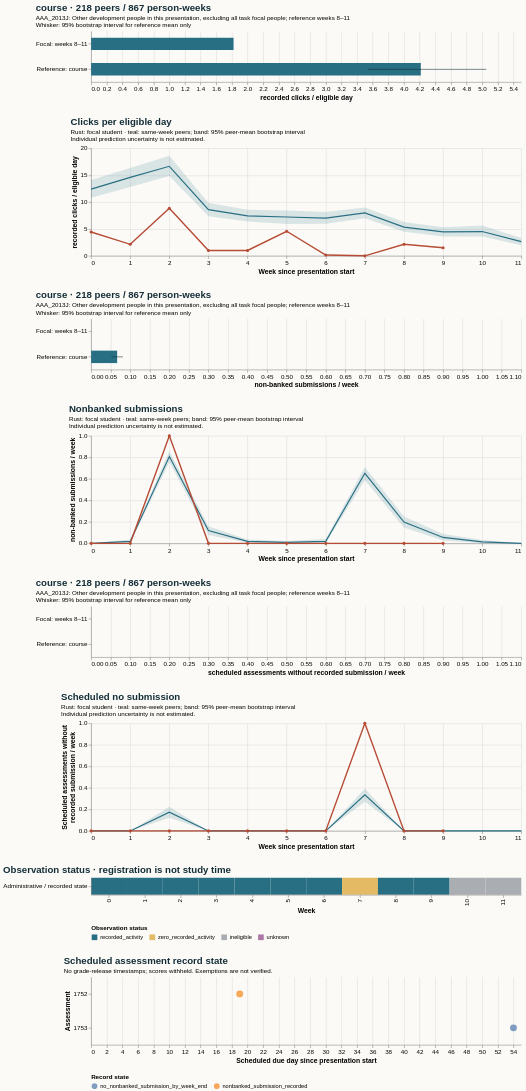

Describe this chart as a Vega-Lite specification.
### Vega-Lite specification from a JSON file in a GitHub repository (floating-point values rounded to 4 significant figures)
{"$schema": "https://vega.github.io/schema/vega-lite/v5.20.1.json", "config": {"axis": {"labelFontSize": 11, "titleFontSize": 12}, "background": "#fbfaf7", "font": "sans-serif", "title": {"anchor": "start", "color": "#142e38", "fontSize": 17, "subtitleFontSize": 11}, "view": {"continuousHeight": 300, "continuousWidth": 300, "stroke": null}}, "datasets": {"data-0161b79895f3c55d1539ab7d55862fba": [{"end_day": 6, "focal_value": 4.429, "peer_ci_high": 14.11, "peer_ci_low": 10.8, "peer_mean": 12.4, "peer_observations": 221, "peer_people": 221, "reference": "course", "unit": "recorded clicks / eligible day", "week": 0}, {"end_day": 13, "focal_value": 2.143, "peer_ci_high": 16.34, "peer_ci_low": 12.81, "peer_mean": 14.6, "peer_observations": 221, "peer_people": 221, "reference": "course", "unit": "recorded clicks / eligible day", "week": 1}, {"end_day": 20, "focal_value": 8.857, "peer_ci_high": 18.61, "peer_ci_low": 14.84, "peer_mean": 16.65, "peer_observations": 219, "peer_people": 219, "reference": "course", "unit": "recorded clicks / eligible day", "week": 2}, {"end_day": 27, "focal_value": 1.0, "peer_ci_high": 9.806, "peer_ci_low": 7.35, "peer_mean": 8.588, "peer_observations": 219, "peer_people": 219, "reference": "course", "unit": "recorded clicks / eligible day", "week": 3}, {"end_day": 34, "focal_value": 1.0, "peer_ci_high": 8.578, "peer_ci_low": 6.372, "peer_mean": 7.428, "peer_observations": 219, "peer_people": 219, "reference": "course", "unit": "recorded clicks / eligible day", "week": 4}, {"end_day": 41, "focal_value": 4.571, "peer_ci_high": 8.417, "peer_ci_low": 5.925, "peer_mean": 7.212, "peer_observations": 218, "peer_people": 218, "reference": "course", "unit": "recorded clicks / eligible day", "week": 5}, {"end_day": 48, "focal_value": 0.1429, "peer_ci_high": 8.14, "peer_ci_low": 5.981, "peer_mean": 7.002, "peer_observations": 218, "peer_people": 218, "reference": "course", "unit": "recorded clicks / eligible day", "week": 6}, {"end_day": 55, "focal_value": 0.0, "peer_ci_high": 8.994, "peer_ci_low": 6.971, "peer_mean": 7.978, "peer_observations": 218, "peer_people": 218, "reference": "course", "unit": "recorded clicks / eligible day", "week": 7}, {"end_day": 62, "focal_value": 2.143, "peer_ci_high": 6.298, "peer_ci_low": 4.468, "peer_mean": 5.34, "peer_observations": 218, "peer_people": 218, "reference": "course", "unit": "recorded clicks / eligible day", "week": 8}, {"end_day": 69, "focal_value": 1.5, "peer_ci_high": 5.334, "peer_ci_low": 3.608, "peer_mean": 4.446, "peer_observations": 217, "peer_people": 217, "reference": "course", "unit": "recorded clicks / eligible day", "week": 9}, {"end_day": 76, "focal_value": null, "peer_ci_high": 5.647, "peer_ci_low": 3.58, "peer_mean": 4.512, "peer_observations": 217, "peer_people": 217, "reference": "course", "unit": "recorded clicks / eligible day", "week": 10}, {"end_day": 83, "focal_value": null, "peer_ci_high": 3.295, "peer_ci_low": 1.986, "peer_mean": 2.639, "peer_observations": 215, "peer_people": 215, "reference": "course", "unit": "recorded clicks / eligible day", "week": 11}], "data-2152d33f5a70c1bb2c5dca03c4603871": [{"as_of_day": 20, "assessment_id": 1752, "course": "AAA_2013J", "due_day": 19, "person_id": 334333, "score_status": "withheld_release_time_unknown", "state": "nonbanked_submission_recorded", "week": 2}, {"as_of_day": 55, "assessment_id": 1753, "course": "AAA_2013J", "due_day": 54, "person_id": 334333, "score_status": "withheld_release_time_unknown", "state": "no_nonbanked_submission_by_week_end", "week": 7}], "data-74f2052e8813f955d51c121e2b1d248d": [{"end_day": 6, "focal_value": 0.0, "peer_ci_high": 0.0, "peer_ci_low": 0.0, "peer_mean": 0.0, "peer_observations": 221, "peer_people": 221, "reference": "course", "unit": "scheduled assessments without recorded submission / week", "week": 0}, {"end_day": 13, "focal_value": 0.0, "peer_ci_high": 0.0, "peer_ci_low": 0.0, "peer_mean": 0.0, "peer_observations": 221, "peer_people": 221, "reference": "course", "unit": "scheduled assessments without recorded submission / week", "week": 1}, {"end_day": 20, "focal_value": 0.0, "peer_ci_high": 0.2237, "peer_ci_low": 0.1233, "peer_mean": 0.1735, "peer_observations": 219, "peer_people": 219, "reference": "course", "unit": "scheduled assessments without recorded submission / week", "week": 2}, {"end_day": 27, "focal_value": 0.0, "peer_ci_high": 0.0, "peer_ci_low": 0.0, "peer_mean": 0.0, "peer_observations": 219, "peer_people": 219, "reference": "course", "unit": "scheduled assessments without recorded submission / week", "week": 3}, {"end_day": 34, "focal_value": 0.0, "peer_ci_high": 0.0, "peer_ci_low": 0.0, "peer_mean": 0.0, "peer_observations": 219, "peer_people": 219, "reference": "course", "unit": "scheduled assessments without recorded submission / week", "week": 4}, {"end_day": 41, "focal_value": 0.0, "peer_ci_high": 0.0, "peer_ci_low": 0.0, "peer_mean": 0.0, "peer_observations": 218, "peer_people": 218, "reference": "course", "unit": "scheduled assessments without recorded submission / week", "week": 5}, {"end_day": 48, "focal_value": 0.0, "peer_ci_high": 0.0, "peer_ci_low": 0.0, "peer_mean": 0.0, "peer_observations": 218, "peer_people": 218, "reference": "course", "unit": "scheduled assessments without recorded submission / week", "week": 6}, {"end_day": 55, "focal_value": 1.0, "peer_ci_high": 0.3945, "peer_ci_low": 0.2706, "peer_mean": 0.3349, "peer_observations": 218, "peer_people": 218, "reference": "course", "unit": "scheduled assessments without recorded submission / week", "week": 7}, {"end_day": 62, "focal_value": 0.0, "peer_ci_high": 0.0, "peer_ci_low": 0.0, "peer_mean": 0.0, "peer_observations": 218, "peer_people": 218, "reference": "course", "unit": "scheduled assessments without recorded submission / week", "week": 8}, {"end_day": 69, "focal_value": 0.0, "peer_ci_high": 0.0, "peer_ci_low": 0.0, "peer_mean": 0.0, "peer_observations": 217, "peer_people": 217, "reference": "course", "unit": "scheduled assessments without recorded submission / week", "week": 9}, {"end_day": 76, "focal_value": null, "peer_ci_high": 0.0, "peer_ci_low": 0.0, "peer_mean": 0.0, "peer_observations": 217, "peer_people": 217, "reference": "course", "unit": "scheduled assessments without recorded submission / week", "week": 10}, {"end_day": 83, "focal_value": null, "peer_ci_high": 0.0, "peer_ci_low": 0.0, "peer_mean": 0.0, "peer_observations": 215, "peer_people": 215, "reference": "course", "unit": "scheduled assessments without recorded submission / week", "week": 11}], "data-770ce5d87c1c8bea199b2664b3a9bcb9": [{"hi": null, "lo": null, "series": "Focal: weeks 8–11", "value": 0.0}, {"hi": 0.0, "lo": 0.0, "series": "Reference: course", "value": 0.0}], "data-baef6699f21648b78d64938a6e0f6288": [{"hi": null, "lo": null, "series": "Focal: weeks 8–11", "value": 1.821}, {"hi": 5.052, "lo": 3.536, "series": "Reference: course", "value": 4.215}], "data-ccbcc4e86afc203ab0bf710db996cb02": [{"eligible_days": 7.0, "end_day": 6, "logging_completeness": "unknown", "observation_status": "recorded_activity", "row": "Administrative / recorded state", "score_status": "withheld_release_time_unknown", "start_day": 0, "value": 4.429, "week": 0}, {"eligible_days": 7.0, "end_day": 13, "logging_completeness": "unknown", "observation_status": "recorded_activity", "row": "Administrative / recorded state", "score_status": "withheld_release_time_unknown", "start_day": 7, "value": 2.143, "week": 1}, {"eligible_days": 7.0, "end_day": 20, "logging_completeness": "unknown", "observation_status": "recorded_activity", "row": "Administrative / recorded state", "score_status": "withheld_release_time_unknown", "start_day": 14, "value": 8.857, "week": 2}, {"eligible_days": 7.0, "end_day": 27, "logging_completeness": "unknown", "observation_status": "recorded_activity", "row": "Administrative / recorded state", "score_status": "withheld_release_time_unknown", "start_day": 21, "value": 1.0, "week": 3}, {"eligible_days": 7.0, "end_day": 34, "logging_completeness": "unknown", "observation_status": "recorded_activity", "row": "Administrative / recorded state", "score_status": "withheld_release_time_unknown", "start_day": 28, "value": 1.0, "week": 4}, {"eligible_days": 7.0, "end_day": 41, "logging_completeness": "unknown", "observation_status": "recorded_activity", "row": "Administrative / recorded state", "score_status": "withheld_release_time_unknown", "start_day": 35, "value": 4.571, "week": 5}, {"eligible_days": 7.0, "end_day": 48, "logging_completeness": "unknown", "observation_status": "recorded_activity", "row": "Administrative / recorded state", "score_status": "withheld_release_time_unknown", "start_day": 42, "value": 0.1429, "week": 6}, {"eligible_days": 7.0, "end_day": 55, "logging_completeness": "unknown", "observation_status": "zero_recorded_activity", "row": "Administrative / recorded state", "score_status": "withheld_release_time_unknown", "start_day": 49, "value": 0.0, "week": 7}, {"eligible_days": 7.0, "end_day": 62, "logging_completeness": "unknown", "observation_status": "recorded_activity", "row": "Administrative / recorded state", "score_status": "withheld_release_time_unknown", "start_day": 56, "value": 2.143, "week": 8}, {"eligible_days": 2.0, "end_day": 69, "logging_completeness": "unknown", "observation_status": "recorded_activity", "row": "Administrative / recorded state", "score_status": "withheld_release_time_unknown", "start_day": 63, "value": 1.5, "week": 9}, {"eligible_days": 0.0, "end_day": 76, "logging_completeness": "unknown", "observation_status": "ineligible", "row": "Administrative / recorded state", "score_status": "withheld_release_time_unknown", "start_day": 70, "value": null, "week": 10}, {"eligible_days": 0.0, "end_day": 83, "logging_completeness": "unknown", "observation_status": "ineligible", "row": "Administrative / recorded state", "score_status": "withheld_release_time_unknown", "start_day": 77, "value": null, "week": 11}], "data-f733d33dc84a4bdf57fb0d5bbcc3d6fe": [{"hi": null, "lo": null, "series": "Focal: weeks 8–11", "value": 0.0}, {"hi": 0.08142, "lo": 0.05161, "series": "Reference: course", "value": 0.06651}], "data-fa4ca69bc41fbb15e6522f32ef859ec2": [{"end_day": 6, "focal_value": 0.0, "peer_ci_high": 0.0, "peer_ci_low": 0.0, "peer_mean": 0.0, "peer_observations": 221, "peer_people": 221, "reference": "course", "unit": "non-banked submissions / week", "week": 0}, {"end_day": 13, "focal_value": 0.0, "peer_ci_high": 0.0362, "peer_ci_low": 0.004525, "peer_mean": 0.0181, "peer_observations": 221, "peer_people": 221, "reference": "course", "unit": "non-banked submissions / week", "week": 1}, {"end_day": 20, "focal_value": 1.0, "peer_ci_high": 0.8563, "peer_ci_low": 0.7556, "peer_mean": 0.8082, "peer_observations": 219, "peer_people": 219, "reference": "course", "unit": "non-banked submissions / week", "week": 2}, {"end_day": 27, "focal_value": 0.0, "peer_ci_high": 0.1598, "peer_ci_low": 0.07763, "peer_mean": 0.1187, "peer_observations": 219, "peer_people": 219, "reference": "course", "unit": "non-banked submissions / week", "week": 3}, {"end_day": 34, "focal_value": 0.0, "peer_ci_high": 0.03653, "peer_ci_low": 0.004566, "peer_mean": 0.01826, "peer_observations": 219, "peer_people": 219, "reference": "course", "unit": "non-banked submissions / week", "week": 4}, {"end_day": 41, "focal_value": 0.0, "peer_ci_high": 0.02294, "peer_ci_low": 0.0, "peer_mean": 0.009174, "peer_observations": 218, "peer_people": 218, "reference": "course", "unit": "non-banked submissions / week", "week": 5}, {"end_day": 48, "focal_value": 0.0, "peer_ci_high": 0.04128, "peer_ci_low": 0.004587, "peer_mean": 0.01835, "peer_observations": 218, "peer_people": 218, "reference": "course", "unit": "non-banked submissions / week", "week": 6}, {"end_day": 55, "focal_value": 0.0, "peer_ci_high": 0.711, "peer_ci_low": 0.5872, "peer_mean": 0.6514, "peer_observations": 218, "peer_people": 218, "reference": "course", "unit": "non-banked submissions / week", "week": 7}, {"end_day": 62, "focal_value": 0.0, "peer_ci_high": 0.2501, "peer_ci_low": 0.1468, "peer_mean": 0.1972, "peer_observations": 218, "peer_people": 218, "reference": "course", "unit": "non-banked submissions / week", "week": 8}, {"end_day": 69, "focal_value": 0.0, "peer_ci_high": 0.08756, "peer_ci_low": 0.02765, "peer_mean": 0.0553, "peer_observations": 217, "peer_people": 217, "reference": "course", "unit": "non-banked submissions / week", "week": 9}, {"end_day": 76, "focal_value": null, "peer_ci_high": 0.03226, "peer_ci_low": 0.0, "peer_mean": 0.01382, "peer_observations": 217, "peer_people": 217, "reference": "course", "unit": "non-banked submissions / week", "week": 10}, {"end_day": 83, "focal_value": null, "peer_ci_high": 0.0, "peer_ci_low": 0.0, "peer_mean": 0.0, "peer_observations": 215, "peer_people": 215, "reference": "course", "unit": "non-banked submissions / week", "week": 11}]}, "resolve": {"scale": {"color": "independent"}}, "spacing": 28, "vconcat": [{"data": {"name": "data-baef6699f21648b78d64938a6e0f6288"}, "height": 90, "layer": [{"encoding": {"x": {"field": "value", "scale": {"domain": [0, 5.305], "zero": true}, "title": "recorded clicks / eligible day", "type": "quantitative"}, "y": {"field": "series", "sort": null, "title": null, "type": "nominal"}}, "mark": {"color": "#286f83", "size": 22, "type": "bar"}}, {"encoding": {"x": {"field": "lo", "type": "quantitative"}, "x2": {"field": "hi"}, "y": {"field": "series", "sort": null, "title": null, "type": "nominal"}}, "mark": {"color": "#142e38", "type": "rule"}}], "title": {"subtitle": ["AAA_2013J: Other development people in this presentation, excluding all task focal people; reference weeks 8–11", "Whisker: 95% bootstrap interval for reference mean only"], "text": "course · 218 peers / 867 person-weeks"}, "width": 760}, {"data": {"name": "data-0161b79895f3c55d1539ab7d55862fba"}, "height": 190, "layer": [{"encoding": {"x": {"axis": {"tickMinStep": 1}, "field": "week", "title": "Week since presentation start", "type": "quantitative"}, "y": {"field": "peer_ci_low", "scale": {"zero": true}, "title": "recorded clicks / eligible day", "type": "quantitative"}, "y2": {"field": "peer_ci_high"}}, "mark": {"color": "#286f83", "opacity": 0.16, "type": "area"}}, {"encoding": {"tooltip": [{"field": "week", "type": "quantitative"}, {"field": "peer_mean", "type": "quantitative"}, {"field": "peer_people", "type": "quantitative"}, {"field": "peer_observations", "type": "quantitative"}], "x": {"field": "week", "type": "quantitative"}, "y": {"field": "peer_mean", "type": "quantitative"}}, "mark": {"color": "#286f83", "strokeWidth": 2, "type": "line"}}, {"encoding": {"tooltip": [{"field": "week", "type": "quantitative"}, {"field": "focal_value", "type": "quantitative"}], "x": {"field": "week", "type": "quantitative"}, "y": {"field": "focal_value", "type": "quantitative"}}, "mark": {"color": "#b64c35", "point": {"color": "#b64c35"}, "strokeWidth": 2.5, "type": "line"}}], "title": {"subtitle": ["Rust: focal student · teal: same-week peers; band: 95% peer-mean bootstrap interval", "Individual prediction uncertainty is not estimated."], "text": "Clicks per eligible day"}, "width": 760}, {"data": {"name": "data-f733d33dc84a4bdf57fb0d5bbcc3d6fe"}, "height": 90, "layer": [{"encoding": {"x": {"field": "value", "scale": {"domain": [0, 1.05], "zero": true}, "title": "non-banked submissions / week", "type": "quantitative"}, "y": {"field": "series", "sort": null, "title": null, "type": "nominal"}}, "mark": {"color": "#286f83", "size": 22, "type": "bar"}}, {"encoding": {"x": {"field": "lo", "type": "quantitative"}, "x2": {"field": "hi"}, "y": {"field": "series", "sort": null, "title": null, "type": "nominal"}}, "mark": {"color": "#142e38", "type": "rule"}}], "title": {"subtitle": ["AAA_2013J: Other development people in this presentation, excluding all task focal people; reference weeks 8–11", "Whisker: 95% bootstrap interval for reference mean only"], "text": "course · 218 peers / 867 person-weeks"}, "width": 760}, {"data": {"name": "data-fa4ca69bc41fbb15e6522f32ef859ec2"}, "height": 190, "layer": [{"encoding": {"x": {"axis": {"tickMinStep": 1}, "field": "week", "title": "Week since presentation start", "type": "quantitative"}, "y": {"field": "peer_ci_low", "scale": {"zero": true}, "title": "non-banked submissions / week", "type": "quantitative"}, "y2": {"field": "peer_ci_high"}}, "mark": {"color": "#286f83", "opacity": 0.16, "type": "area"}}, {"encoding": {"tooltip": [{"field": "week", "type": "quantitative"}, {"field": "peer_mean", "type": "quantitative"}, {"field": "peer_people", "type": "quantitative"}, {"field": "peer_observations", "type": "quantitative"}], "x": {"field": "week", "type": "quantitative"}, "y": {"field": "peer_mean", "type": "quantitative"}}, "mark": {"color": "#286f83", "strokeWidth": 2, "type": "line"}}, {"encoding": {"tooltip": [{"field": "week", "type": "quantitative"}, {"field": "focal_value", "type": "quantitative"}], "x": {"field": "week", "type": "quantitative"}, "y": {"field": "focal_value", "type": "quantitative"}}, "mark": {"color": "#b64c35", "point": {"color": "#b64c35"}, "strokeWidth": 2.5, "type": "line"}}], "title": {"subtitle": ["Rust: focal student · teal: same-week peers; band: 95% peer-mean bootstrap interval", "Individual prediction uncertainty is not estimated."], "text": "Nonbanked submissions"}, "width": 760}, {"data": {"name": "data-770ce5d87c1c8bea199b2664b3a9bcb9"}, "height": 90, "layer": [{"encoding": {"x": {"field": "value", "scale": {"domain": [0, 1.05], "zero": true}, "title": "scheduled assessments without recorded submission / week", "type": "quantitative"}, "y": {"field": "series", "sort": null, "title": null, "type": "nominal"}}, "mark": {"color": "#286f83", "size": 22, "type": "bar"}}, {"encoding": {"x": {"field": "lo", "type": "quantitative"}, "x2": {"field": "hi"}, "y": {"field": "series", "sort": null, "title": null, "type": "nominal"}}, "mark": {"color": "#142e38", "type": "rule"}}], "title": {"subtitle": ["AAA_2013J: Other development people in this presentation, excluding all task focal people; reference weeks 8–11", "Whisker: 95% bootstrap interval for reference mean only"], "text": "course · 218 peers / 867 person-weeks"}, "width": 760}, {"data": {"name": "data-74f2052e8813f955d51c121e2b1d248d"}, "height": 190, "layer": [{"encoding": {"x": {"axis": {"tickMinStep": 1}, "field": "week", "title": "Week since presentation start", "type": "quantitative"}, "y": {"field": "peer_ci_low", "scale": {"zero": true}, "title": ["Scheduled assessments without", "recorded submission / week"], "type": "quantitative"}, "y2": {"field": "peer_ci_high"}}, "mark": {"color": "#286f83", "opacity": 0.16, "type": "area"}}, {"encoding": {"tooltip": [{"field": "week", "type": "quantitative"}, {"field": "peer_mean", "type": "quantitative"}, {"field": "peer_people", "type": "quantitative"}, {"field": "peer_observations", "type": "quantitative"}], "x": {"field": "week", "type": "quantitative"}, "y": {"field": "peer_mean", "type": "quantitative"}}, "mark": {"color": "#286f83", "strokeWidth": 2, "type": "line"}}, {"encoding": {"tooltip": [{"field": "week", "type": "quantitative"}, {"field": "focal_value", "type": "quantitative"}], "x": {"field": "week", "type": "quantitative"}, "y": {"field": "focal_value", "type": "quantitative"}}, "mark": {"color": "#b64c35", "point": {"color": "#b64c35"}, "strokeWidth": 2.5, "type": "line"}}], "title": {"subtitle": ["Rust: focal student · teal: same-week peers; band: 95% peer-mean bootstrap interval", "Individual prediction uncertainty is not estimated."], "text": "Scheduled no submission"}, "width": 760}, {"data": {"name": "data-ccbcc4e86afc203ab0bf710db996cb02"}, "encoding": {"color": {"field": "observation_status", "legend": {"labelLimit": 260, "orient": "bottom"}, "scale": {"domain": ["recorded_activity", "zero_recorded_activity", "ineligible", "unknown"], "range": ["#286f83", "#e4bb64", "#aaaeb3", "#ac78a5"]}, "title": "Observation status", "type": "nominal"}, "tooltip": [{"field": "week", "type": "quantitative"}, {"field": "eligible_days", "type": "quantitative"}, {"field": "observation_status", "type": "nominal"}, {"field": "logging_completeness", "type": "nominal"}], "x": {"field": "week", "title": "Week", "type": "ordinal"}, "y": {"field": "row", "title": null, "type": "nominal"}}, "height": 30, "mark": {"type": "rect"}, "title": "Observation status · registration is not study time", "width": 760}, {"data": {"name": "data-2152d33f5a70c1bb2c5dca03c4603871"}, "encoding": {"color": {"field": "state", "legend": {"labelLimit": 400, "orient": "bottom"}, "title": "Record state", "type": "nominal"}, "tooltip": [{"field": "assessment_id", "type": "quantitative"}, {"field": "due_day", "type": "quantitative"}, {"field": "as_of_day", "type": "quantitative"}, {"field": "state", "type": "nominal"}, {"field": "score_status", "type": "nominal"}], "x": {"field": "due_day", "title": "Scheduled due day since presentation start", "type": "quantitative"}, "y": {"field": "assessment_id", "title": "Assessment", "type": "nominal"}}, "height": 120, "mark": {"filled": true, "size": 150, "type": "point"}, "title": {"subtitle": "No grade-release timestamps; scores withheld. Exemptions are not verified.", "text": "Scheduled assessment record state"}, "width": 760}]}
